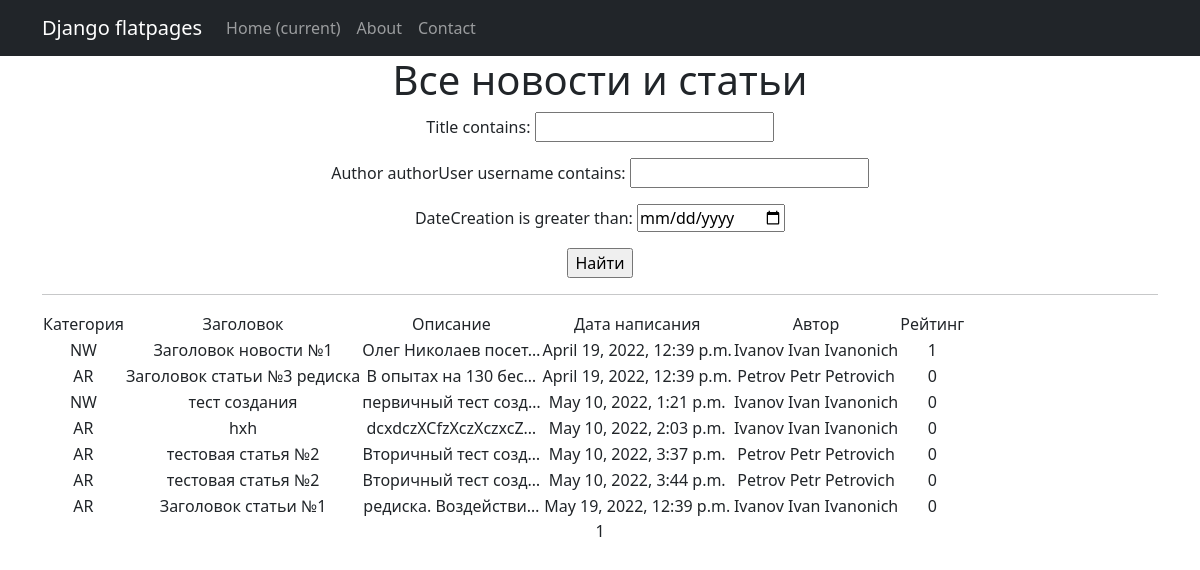
Before: /news/ with the older database file.
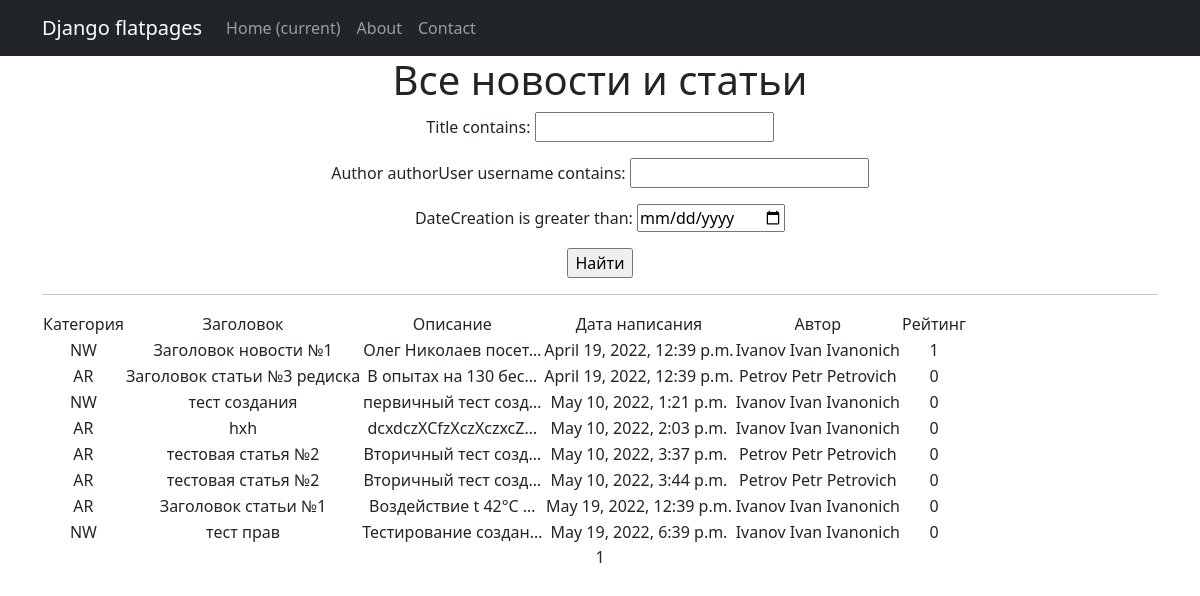
After: the same page with the newer database file.
### news/models.py (models this page shows, shortened)
class Post(models.Model):
    author = models.ForeignKey(Author, on_delete=models.CASCADE)
    NEWS = 'NW'
    ARTICLE = 'AR'
    CATEGORY_CHOICES = (
        (NEWS, 'Новость'),
        (ARTICLE, 'Статья'),
    )
    categoryType = models.CharField(max_length=2, choices=CATEGORY_CHOICES, default=ARTICLE)
    dateCreation = models.DateTimeField(auto_now_add=True)
    postCategory = models.ManyToManyField(Category, through='PostCategory')
    title = models.CharField(max_length=128)
    text = models.TextField()
    rating = models.SmallIntegerField(default=0)

class Author(models.Model):
    authorUser = models.OneToOneField(User, on_delete=models.CASCADE)
    ratingAuthor = models.SmallIntegerField(default=0)

### news/views.py (the view)
# urls.py: path('', PostsList.as_view()),
class PostsList(ListView):
    model = Post
    ordering = 'dateCreation'
    template_name = 'news.html'
    context_object_name = 'posts'
    paginate_by = 10
    def get_queryset(self):
        queryset = super().get_queryset()
        self.filterset = PostFilter(self.request.GET, queryset)
        return self.filterset.qs
    def get_context_data(self, **kwargs):
        context = super().get_context_data(**kwargs)
        context['filterset'] = self.filterset
        return context

### templates/news.html (shortened to what this page needs)
{% extends 'flatpages/default.html' %}
{% block content %}
   <h1>Все новости и статьи</h1>
   <form action="" method="get">
       {{ filterset.form.as_p }}
       <input type="submit" value="Найти" />
   </form>
   <hr>
   {% if posts %}
       <table>
           <tr>
               <td>Категория</td>
               <td>Заголовок</td>
               <td>Описание</td>
               <td>Дата написания</td>
               <td>Автор</td>
               <td>Рейтинг</td>
           </tr>
           {% for post in posts %}
           <tr>
               <td>{{ post.categoryType }}</td>
               <td>{{ post.title}}</td>
               <td>{{ post.text|truncatechars:20 }}</td>
               <td>{{ post.dateCreation }}</td>
               <td>{{ post.author.authorUser }}</td>
               <td>{{ post.rating }}</td>
           </tr>
           {% endfor %}
       </table>
   {% else %}
       <h2>Статей/новостей нет!</h2>
   {% endif %}
   {{ page_obj.number }}
{% endblock content %}

Changed rows visible on the page:
changed Post "Заголовок статьи №1": text "редиска. Воздействи…" → "Воздействие t 42°С …"
added Post: categoryType "NW", title "тест прав", text "Тестирование создан…", dateCreation "May 19, 2022, 6:39 p.m.", author.authorUser "Ivanov Ivan Ivanonich", rating "0"
